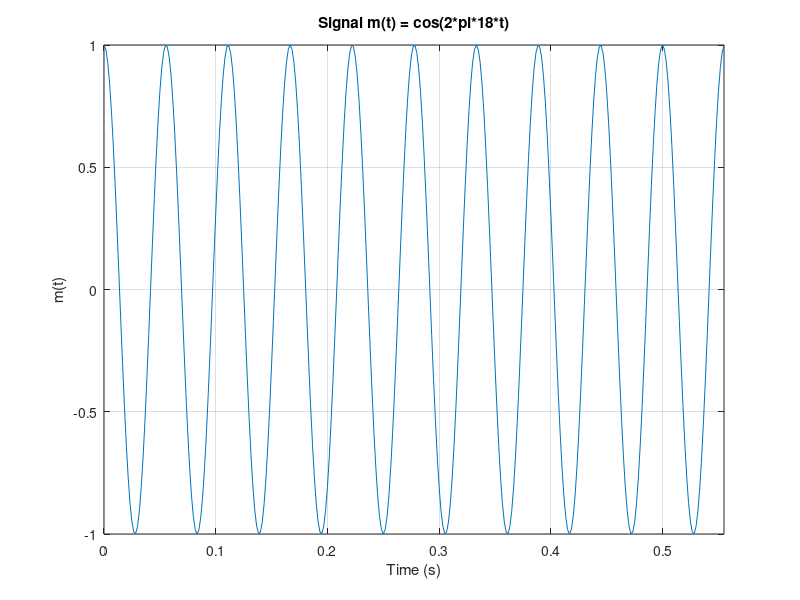
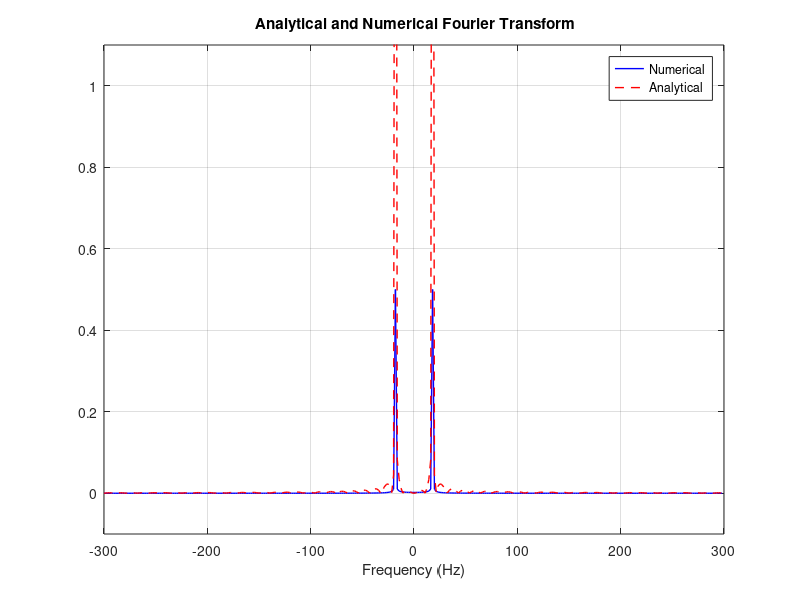
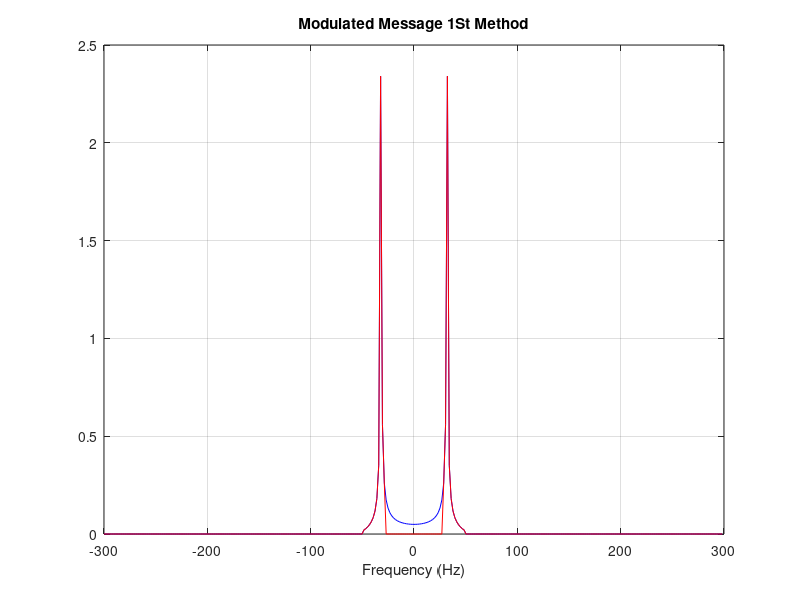
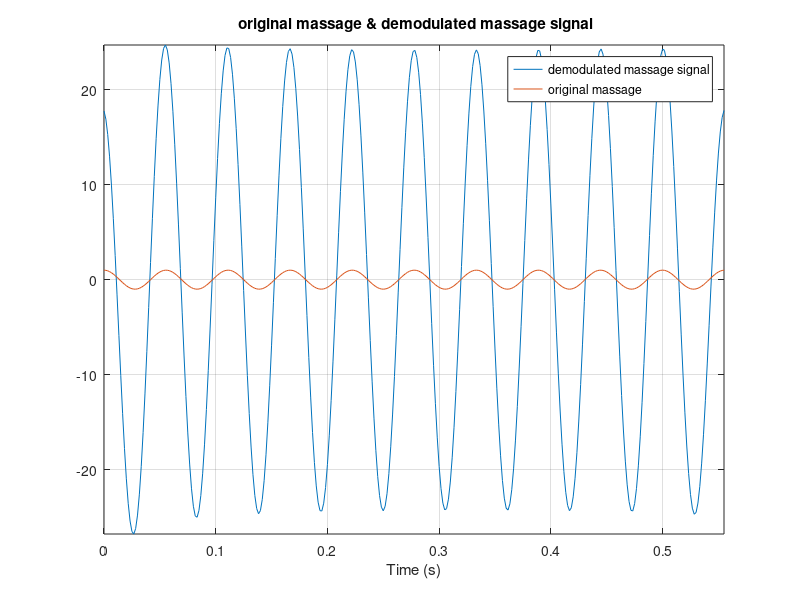

MATLAB code to generate these figures, in order:
clc;
close all;
clear;
ts=1/600;  %Time step
fm=18;       %Massage Frequency
T=10/fm;      %Total simulation time
fs=1/ts;     % Sampling frequency
N=ceil(T/ts); %Length of Vector 
t=0:ts:((N-1)*ts);
df=fs/N;      %Frequency step
m=cos(2*pi*fm*t); %Massage Signal
m(t>9|t<0)=0;
figure (1);
plot(t,m);
xlabel('Time (s)');
ylabel('m(t)');
title('Signal m(t) = cos(2*pi*18*t)');
axis tight;
grid on;
%%%%%%%%%%%%%%%%%%%%%%%%%%%%%%%%%%%%%%%%%%%%%%%%%
if(rem(N,2)==0)
f = - (0.5*fs) : df : (0.5*fs-df) ; 
else
f = - (0.5*fs-0.5*df) : df : (0.5*fs-0.5*df) ; 
end
%%%%%%%%%%%%%%%%%%%%%%%%%%%%%%%%%%%%%%%%%%%%%%%%%%
% Numerical fft
M_nu=fftshift(fft(m))/N;


% Analytical expression %%%%% محتاجين نسال المعيد فيه %%%%
M_an = (9/2)*(sinc(9*(f-18)) + sinc(9*(f+18)));

%%%%%%%%%%%%%%%%%%%%%%%%%%%%%%%%%%%%%%%%%%%%%%%%%
%plot
figure (2);
plot(f,abs(M_nu),"Color","b","LineWidth",1);
hold on ;
plot(f,abs(M_an),"Color","r","LineStyle","--","LineWidth",1);
xlabel('Frequency (Hz)');
ylabel=('|M(F)|');
title(' Analytical and Numerical Fourier Transform');
legend('Numerical', 'Analytical');
ylim([-0.1 , 1.1]);
grid on;
%%%%%%%%%%%%%%%%%%%%%%%%%%%%%%%%%%%%%%%%%%%%%%%%%%%get Band_Width
Max_Value = max(abs(M_nu));
index = find(f == 0);
b = 0;

for C_index = index : length(f)


    if (abs(M_nu(C_index)) == Max_Value)
        b = 1;
    end

    if(M_nu(C_index) < (0.01 *  Max_Value) && b == 1)
    index = C_index;
    break
    end
end


Band_Width = f(index);

disp(['Band Width = ' num2str(Band_Width)]);

%%%%%%%%%%%%%%%%%%%%%%%%%%%%%%%%%%%%%%%% SSB Modulation (S & s)
fc = 50;
Ac = 10;
c = Ac * cos(2*pi*fc*t);
s = m.* c;
S = fftshift(fft(s))/N; %%%%% S is after DSB-SC then it goes to BPF to take wanted side

%%%%%%%%%%%%%%%%%%%%%%%%%%%%%%%%%%%% 1st method by BPF
BPF = zeros(size(f));
BPF(f>(fc-Band_Width) & f<(fc))=1;%% +ve frequency
BPF(f<-(fc-Band_Width) & f>-(fc))=1;%% -ve frequency
S_LSB1 = BPF.*S;

%%%%%%%%%%%%%%%%%%%%%%%%%%%%%%%%%%% 2nd method by LBF 
LBF = abs(f) <fc; %%%%LBF
S_LSB2 = LBF.* S;

%%%%%%%%%%%%%%%%%%%%%%%%%%%%%%%%%%%
figure (3);
plot(f,abs(S_LSB2),"Color","b" , "LineWidth",0.6);
hold on ;

xlabel('Frequency (Hz)');
ylabel=('|S(F)|_LBS2');
title('Modulated Message 2St Method');


plot(f,abs(S_LSB1),"Color","r");
hold on ;
grid on;
xlabel('Frequency (Hz)');
ylabel=('|S(F)|_LBS1');
title('Modulated Message 1St Method');
%%%%%%%%%%%%%%%%%%%%%%%%%%%%%%%%%%%%%%%%%%%%%%%%%% S1_Band_Width (BW for S_LSB1)
Max_Value = max(abs(S_LSB1));
index = find(f == 0);
b = 0;

for C_index = index : length(f)


    if (abs(S_LSB1(C_index)) == Max_Value)
        b = 1;
    end

    if(S_LSB1(C_index) < (0.01 *  Max_Value) && b == 1)
    index = C_index;
    break
    end
end


S1_Band_Width = f(index);

%%%%%%%%%%%%%%%%%%%%%%%%%%%%%%%%%%%%%%%%  S2_Band_Width (BW for S_LSB2)
Max_Value = max(abs(S_LSB2));
index = find(f == 0);
b = 0;

for C_index = index : length(f)


    if (abs(S_LSB2(C_index)) == Max_Value)
        b = 1;
    end

    if(S_LSB2(C_index) < (0.01 *  Max_Value) && b == 1)
    index = C_index;
    break
    end
end


S2_Band_Width = f(index);
%%%%%%%%%%%%%%%%%%%%%%%%%%%%%%%%%%%%%%%%%%%%%% print BW of 2 mehtods
disp(['1st method BW_SSB = ' num2str(S1_Band_Width)]);
disp(['2nd method BW_SSB = ' num2str(S2_Band_Width)]);

%%%%%%%%%%%%%%%%%%%%%%%%%%%%%%%%%%%%%%%%%%%%%%%%%%%%%%% End point 5A 
r=ifft(fftshift(S_LSB1))*N;
v=r .* c;
V=fftshift(fft(v))/N;
H=abs(f)<18;

mo=real(ifft(fftshift(H.* V))*N);
figure(4)
plot(t,mo);
hold on;
plot(t,m);
legend('demodulated massage signal','original massage')
xlabel('Time (s)');
%ylabel('m(t)');
title(' original massage & demodulated massage signal')
axis tight;
grid on;
